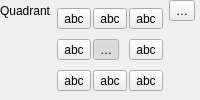
                       <widget class="QFrame" name="mPlacementQuadrantFrame">
                        <layout class="QGridLayout" name="gridLayout_19">
                         <property name="leftMargin">
                          <number>0</number>
                         </property>
                         <property name="topMargin">
                          <number>0</number>
                         </property>
                         <property name="rightMargin">
                          <number>0</number>
                         </property>
                         <property name="bottomMargin">
                          <number>0</number>
                         </property>
                         <item row="0" column="2">
                          <widget class="QgsPropertyOverrideButton" name="mPointQuadOffsetDDBtn">
                           <property name="text">
                            <string>…</string>
                           </property>
                          </widget>
                         </item>
                         <item row="0" column="1" rowspan="3">
                          <widget class="QFrame" name="mPlacementFixedQuadrantFrame">
                           <layout class="QGridLayout" name="gridLayout_3">
                            <property name="leftMargin">
                             <number>0</number>
                            </property>
                            <property name="topMargin">
                             <number>0</number>
                            </property>
                            <property name="rightMargin">
                             <number>0</number>
                            </property>
                            <property name="bottomMargin">
                             <number>0</number>
                            </property>
                            <property name="spacing">
                             <number>2</number>
                            </property>
                            <item row="1" column="1">
                             <widget class="QToolButton" name="mPointOffsetOver">
                              <property name="text">
                               <string>…</string>
                              </property>
                              <property name="icon">
                               <iconset resource="../../images/images.qrc">
                                <normaloff>:/images/themes/default/mIconLabelQuadrantCenter.svg</normaloff>:/images/themes/default/mIconLabelQuadrantCenter.svg</iconset>
                              </property>
                              <property name="iconSize">
                               <size>
                                <width>32</width>
                                <height>18</height>
                               </size>
                              </property>
                              <property name="checkable">
                               <bool>true</bool>
                              </property>
                              <property name="checked">
                               <bool>true</bool>
                              </property>
                             </widget>
                            </item>
                            <item row="0" column="2">
                             <widget class="QToolButton" name="mPointOffsetAboveRight">
                              <property name="text">
                               <string>abc</string>
                              </property>
                              <property name="icon">
                               <iconset resource="../../images/images.qrc">
                                <normaloff>:/images/themes/default/mIconLabelQuadrantOffset.svg</normaloff>:/images/themes/default/mIconLabelQuadrantOffset.svg</iconset>
                              </property>
                              <property name="iconSize">
                               <size>
                                <width>32</width>
                                <height>18</height>
                               </size>
                              </property>
                              <property name="checkable">
                               <bool>true</bool>
                              </property>
                             </widget>
                            </item>
                            <item row="2" column="0">
                             <widget class="QToolButton" name="mPointOffsetBelowLeft">
                              <property name="text">
                               <string>abc</string>
                              </property>
                              <property name="icon">
                               <iconset resource="../../images/images.qrc">
                                <normaloff>:/images/themes/default/mIconLabelQuadrantOffset.svg</normaloff>:/images/themes/default/mIconLabelQuadrantOffset.svg</iconset>
                              </property>
                              <property name="iconSize">
                               <size>
                                <width>32</width>
                                <height>18</height>
                               </size>
                              </property>
                              <property name="checkable">
                               <bool>true</bool>
                              </property>
                             </widget>
                            </item>
                            <item row="1" column="0">
                             <widget class="QToolButton" name="mPointOffsetLeft">
                              <property name="text">
                               <string>abc</string>
                              </property>
                              <property name="icon">
                               <iconset resource="../../images/images.qrc">
                                <normaloff>:/images/themes/default/mIconLabelQuadrantOffset.svg</normaloff>:/images/themes/default/mIconLabelQuadrantOffset.svg</iconset>
                              </property>
                              <property name="iconSize">
                               <size>
                                <width>32</width>
                                <height>18</height>
                               </size>
                              </property>
                              <property name="checkable">
                               <bool>true</bool>
                              </property>
                             </widget>
                            </item>
                            <item row="0" column="0">
                             <widget class="QToolButton" name="mPointOffsetAboveLeft">
                              <property name="text">
                               <string>abc</string>
                              </property>
                              <property name="icon">
                               <iconset resource="../../images/images.qrc">
                                <normaloff>:/images/themes/default/mIconLabelQuadrantOffset.svg</normaloff>:/images/themes/default/mIconLabelQuadrantOffset.svg</iconset>
                              </property>
                              <property name="iconSize">
                               <size>
                                <width>32</width>
                                <height>18</height>
                               </size>
                              </property>
                              <property name="checkable">
                               <bool>true</bool>
                              </property>
                             </widget>
                            </item>
                            <item row="1" column="2">
                             <widget class="QToolButton" name="mPointOffsetRight">
                              <property name="text">
                               <string>abc</string>
                              </property>
                              <property name="icon">
                               <iconset resource="../../images/images.qrc">
                                <normaloff>:/images/themes/default/mIconLabelQuadrantOffset.svg</normaloff>:/images/themes/default/mIconLabelQuadrantOffset.svg</iconset>
                              </property>
                              <property name="iconSize">
                               <size>
                                <width>32</width>
                                <height>18</height>
                               </size>
                              </property>
                              <property name="checkable">
                               <bool>true</bool>
                              </property>
                             </widget>
                            </item>
                            <item row="2" column="1">
                             <widget class="QToolButton" name="mPointOffsetBelow">
                              <property name="text">
                               <string>abc</string>
                              </property>
                              <property name="icon">
                               <iconset resource="../../images/images.qrc">
                                <normaloff>:/images/themes/default/mIconLabelQuadrantOffset.svg</normaloff>:/images/themes/default/mIconLabelQuadrantOffset.svg</iconset>
                              </property>
                              <property name="iconSize">
                               <size>
                                <width>32</width>
                                <height>18</height>
                               </size>
                              </property>
                              <property name="checkable">
                               <bool>true</bool>
                              </property>
                             </widget>
                            </item>
                            <item row="2" column="2">
                             <widget class="QToolButton" name="mPointOffsetBelowRight">
                              <property name="text">
                               <string>abc</string>
                              </property>
                              <property name="icon">
                               <iconset resource="../../images/images.qrc">
                                <normaloff>:/images/themes/default/mIconLabelQuadrantOffset.svg</normaloff>:/images/themes/default/mIconLabelQuadrantOffset.svg</iconset>
                              </property>
                              <property name="iconSize">
                               <size>
                                <width>32</width>
                                <height>18</height>
                               </size>
                              </property>
                              <property name="checkable">
                               <bool>true</bool>
                              </property>
                             </widget>
                            </item>
                            <item row="0" column="1">
                             <widget class="QToolButton" name="mPointOffsetAbove">
                              <property name="text">
                               <string>abc</string>
                              </property>
                              <property name="icon">
                               <iconset resource="../../images/images.qrc">
                                <normaloff>:/images/themes/default/mIconLabelQuadrantOffset.svg</normaloff>:/images/themes/default/mIconLabelQuadrantOffset.svg</iconset>
                              </property>
                              <property name="iconSize">
                               <size>
                                <width>32</width>
                                <height>18</height>
                               </size>
                              </property>
                              <property name="checkable">
                               <bool>true</bool>
                              </property>
                             </widget>
                            </item>
                           </layout>
                          </widget>
                         </item>
                         <item row="0" column="0">
                          <widget class="QLabel" name="label_6">
                           <property name="sizePolicy">
                            <sizepolicy hsizetype="Maximum" vsizetype="Preferred">
                             <horstretch>0</horstretch>
                             <verstretch>0</verstretch>
                            </sizepolicy>
                           </property>
                           <property name="text">
                            <string>Quadrant</string>
                           </property>
                          </widget>
                         </item>
                         <item row="2" column="0">
                          <spacer name="horizontalSpacer_18">
                           <property name="orientation">
                            <enum>Qt::Horizontal</enum>
                           </property>
                           <property name="sizeType">
                            <enum>QSizePolicy::Fixed</enum>
                           </property>
                           <property name="sizeHint" stdset="0">
                            <size>
                             <width>12</width>
                             <height>12</height>
                            </size>
                           </property>
                          </spacer>
                         </item>
                         <item row="0" column="3">
                          <spacer name="horizontalSpacer_16">
                           <property name="orientation">
                            <enum>Qt::Horizontal</enum>
                           </property>
                           <property name="sizeHint" stdset="0">
                            <size>
                             <width>0</width>
                             <height>12</height>
                            </size>
                           </property>
                          </spacer>
                         </item>
                         <item row="1" column="0">
                          <spacer name="horizontalSpacer_17">
                           <property name="orientation">
                            <enum>Qt::Horizontal</enum>
                           </property>
                           <property name="sizeType">
                            <enum>QSizePolicy::Fixed</enum>
                           </property>
                           <property name="sizeHint" stdset="0">
                            <size>
                             <width>12</width>
                             <height>12</height>
                            </size>
                           </property>
                          </spacer>
                         </item>
                        </layout>
                       </widget>
